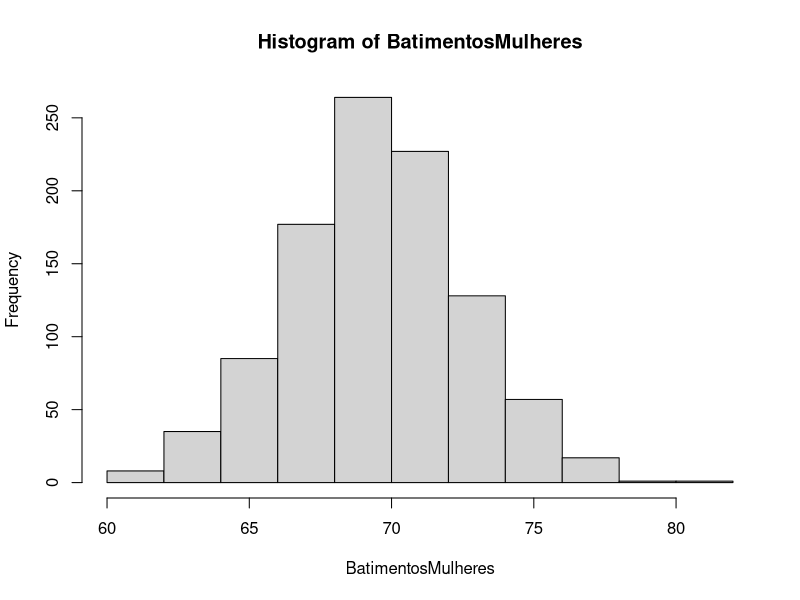
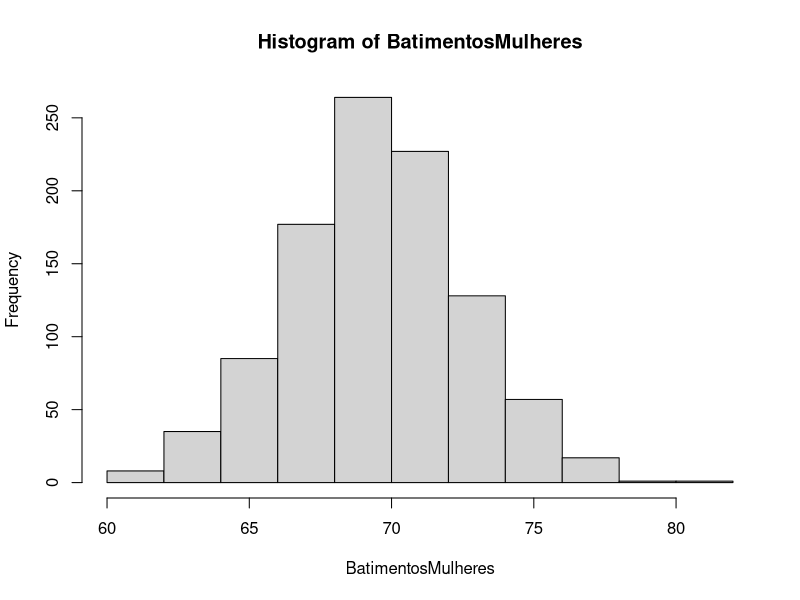
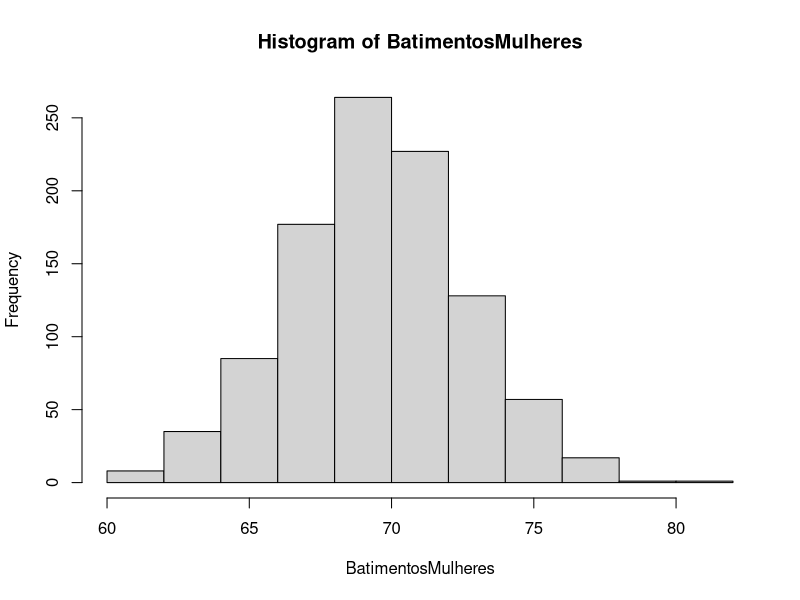
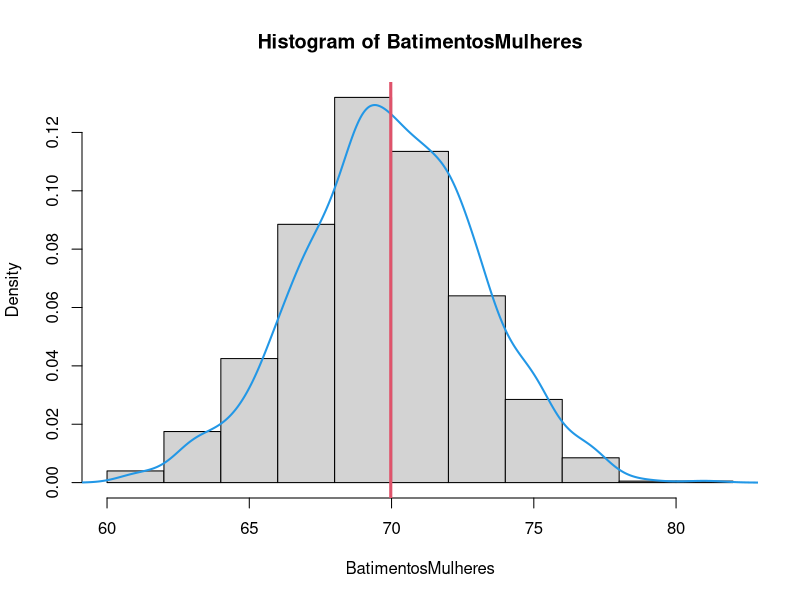
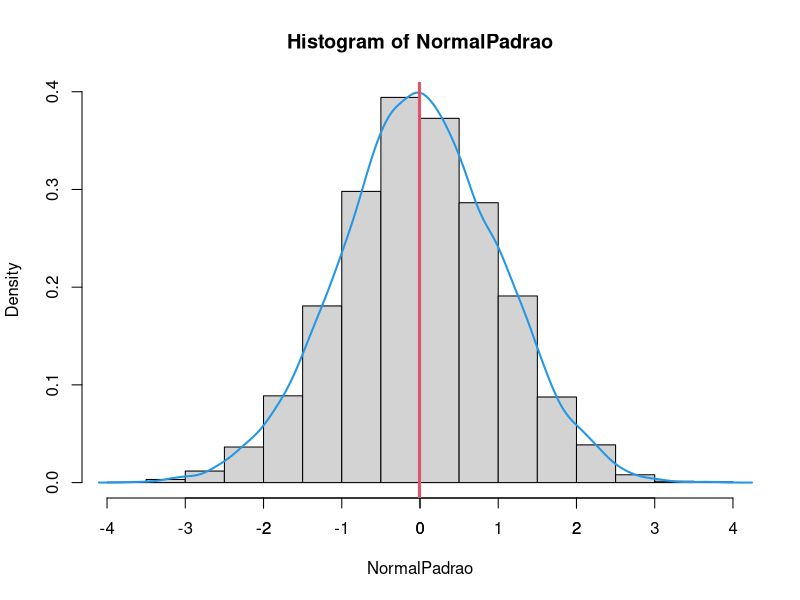
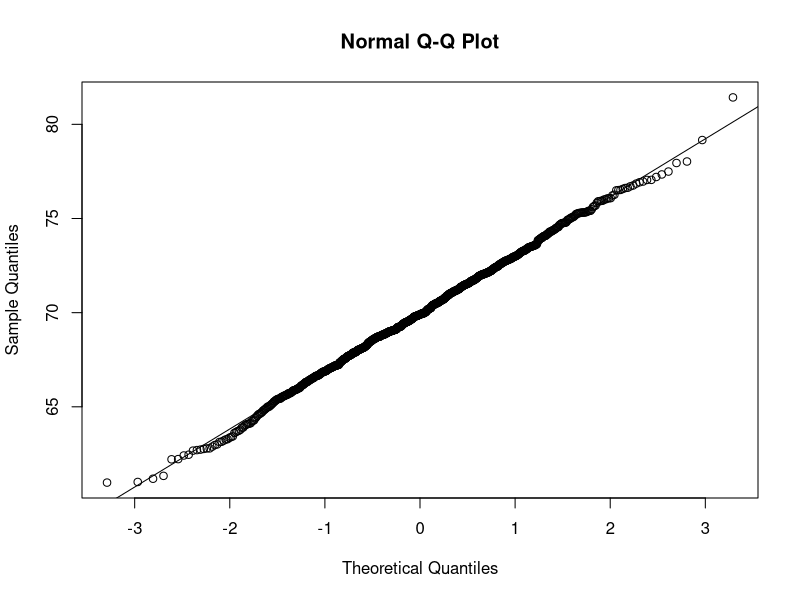
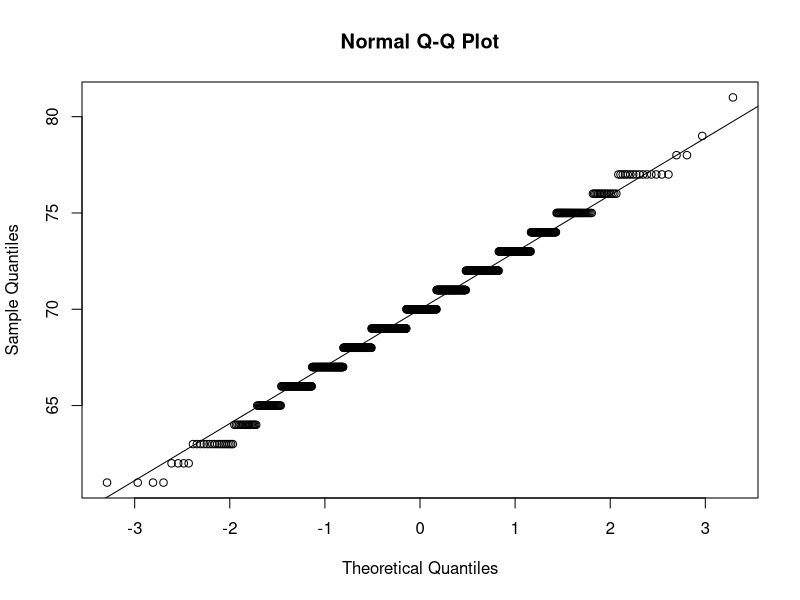

The R source for these figures, in order:
## ---- chunk 1

# semente de geração de números aleatórios 
set.seed(1)

# Será simulada uma amostra com a seguinte característica:
# 1000 valores
# média ~ 70
# desvio padrão ~ 3
# A função rnorm() gera números randômicos com comportamento de uma distribuição Normal 
BatimentosMulheres <- rnorm(1000, 70, 3)

# Arrendodamento com nenhuma casa depois da vírugula
BatimentosMulheres <- round(BatimentosMulheres,0)

# histograma
hist(BatimentosMulheres)

# Classes e frequencias do histograma
hist(BatimentosMulheres)$breaks
hist(BatimentosMulheres)$count

# histograma e curva de densidade (da Dist. Normal)
hist(BatimentosMulheres, prob = TRUE)
lines(density(BatimentosMulheres), col = 4, lwd = 2)

# idicação da média
abline(v = mean(BatimentosMulheres), col = 2, lwd = 3)

# medidas resumo
summary(BatimentosMulheres)
sort(table(BatimentosMulheres), decreasing = T)
sd(BatimentosMulheres)

# CV em %
sd(BatimentosMulheres)/mean(BatimentosMulheres)*100
## ---- chunk 2
# observação: a resposta é 0.5 pois a média 70.
pnorm(70, 70, 3)
## ---- chunk 3
# observação: 1 é o valor da área total
# a pnorm() fornece a área á esquerda
1 - pnorm(70, 70, 3)
## ---- chunk 4
dnorm(70, 70, 3)
## ---- chunk 5
# Observe que estamos testando a regra empírica (68%)
pnorm(73, 70, 3) - pnorm(67, 70, 3)
## ---- chunk 6
# Observe que estamos testando a regra empírica (95%)
pnorm(76, 70, 3) - pnorm(64, 70, 3)
## ---- chunk 7
# Observe que estamos testando a regra empírica (99,7%)
pnorm(79, 70, 3) - pnorm(61, 70, 3)
## ---- chunk 8
# Um evento raro
1 - pnorm(90, 70, 3)
## ---- chunk 9
pnorm(65, 70, 3)
## ---- chunk 10
set.seed(1)
# rnorm(10000, 0, 1): normal padrão média 0, dp=1
# ou simplesmente rnorm(10000)
NormalPadrao <- rnorm(10000)
hist(NormalPadrao, probability = T)
lines(density(NormalPadrao), col = 4, lwd = 2)
axis(side = 1, at = seq(-3, 3, by = 1), labels = seq(-3, 3, by = 1))
abline(v = mean(NormalPadrao), col = 2, lwd = 3)
## ---- chunk 11
# Gráfico QQ
set.seed(1)
BatimentosMulheres <- rnorm(1000, 70, 3)
qqnorm(BatimentosMulheres)
qqline(BatimentosMulheres)

# Faça o arredondamento
BatimentosMulheresR <- round(BatimentosMulheres,0)
qqnorm(BatimentosMulheresR)
qqline(BatimentosMulheresR)
